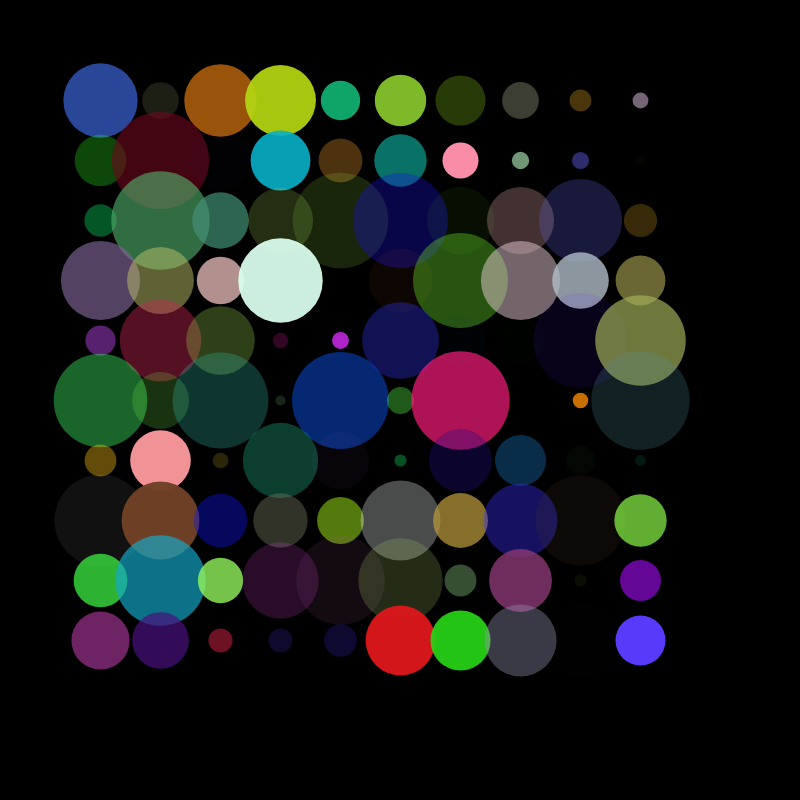
Frame 1 (no input)
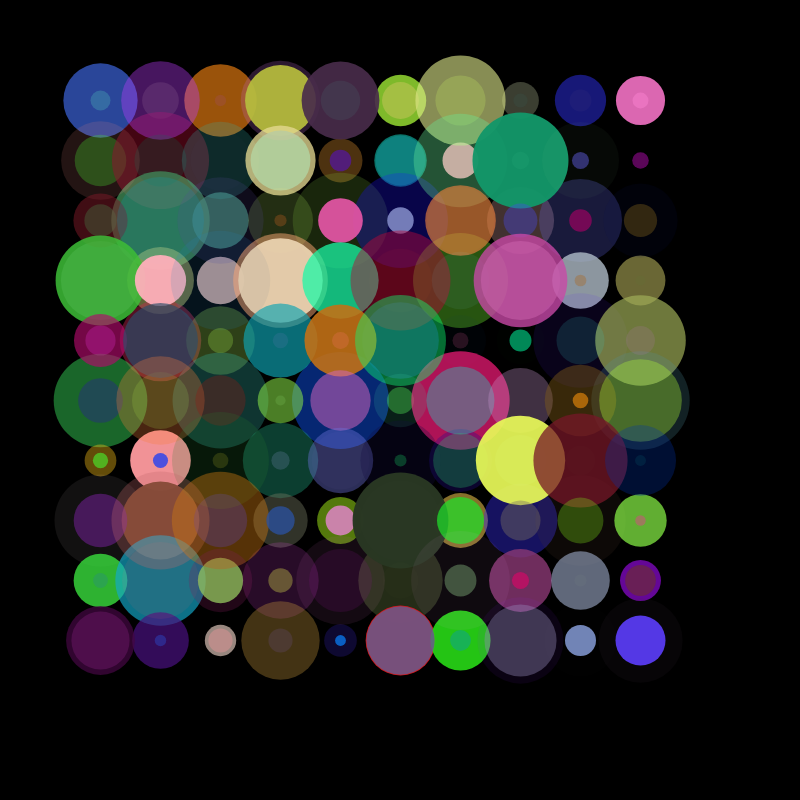
Frame 2 (the mouse pressed at the canvas centre, redrawn once)

The p5.js sketch that drew these frames (run headless with seeded random() and noise() and a simulated clock; the mouse was pressed at the canvas centre and the sketch redrawn once):

// p5.js sketch
// ── sketch.js
let canvasWidth = 800
let canvasHeight = 800
function setup() {
    //create a canvas to draw on, 800 x 800 px
    createCanvas(canvasWidth,canvasHeight);
    //set the background color, 0=black and 255=white
    background(0);
}
function draw() {
    //turns off the default looping behavior
    noLoop();
    noStroke();

    //rgb or string
    // fill("DarkCyan")

    // //x, y, diameter
    // circle(200,300,100);
    // circle(300,300,100);
    // circle(400,300,100);
    // circle(500,300,100);
    let circleDiameter = 50;
    let circleGap = 10;
    let totalCircles = 10;
    let totalRows = 10;

    let startX = (canvasWidth - (circleDiameter * totalCircles) - (circleGap * totalCircles -1))/2;
    let startY = (canvasWidth - (circleDiameter * totalRows) - (circleGap * totalRows -1))/2;

    let circleX = startX;
    let circleY = startY;

    fill("cyan")

    //inside the for loop, include the counter, condition, and increment
    for (let j=0; j < 10; j++) {
        for (let i=0; i < 10; i++) {
            let randomDiameter = random(10,100);
            let randomRed = random(0,255);
            let randomBlue = random(0,255);
            let randomGreen = random(0,255);
            let randomAlpha = random(0,255);
            fill(randomRed, randomGreen, randomBlue,randomAlpha);
            circle(circleX,circleY,randomDiameter);
            circleX += (circleDiameter + circleGap);
        }
        //reset circleX
        circleX = startX;
        //move circleY down to the next row
        circleY += (circleDiameter + circleGap);
    } // outer for loop 

}
